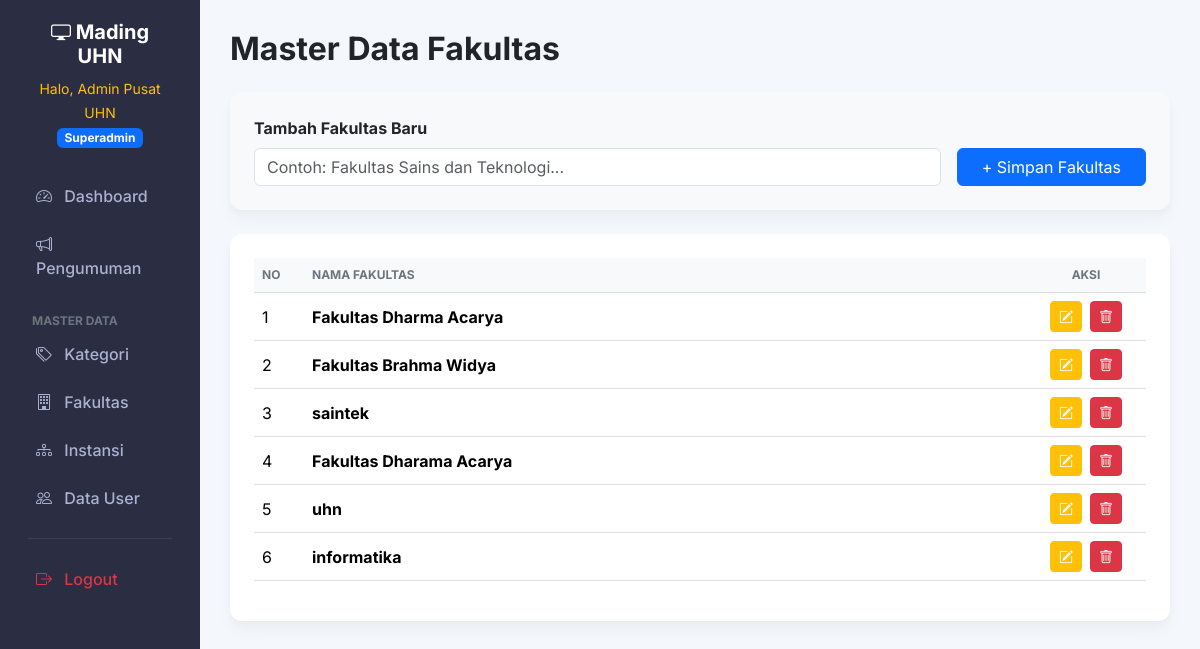
/index.php?url=fakultas (signed in), run on the app's committed database.
### tables this page shows
CREATE TABLE `fakultas` (
  `id_fakultas` int NOT NULL,
  `nama_fakultas` varchar(100) NOT NULL
);

### apps/controllers/Fakultas_Controllers.php (called while the page is built, shortened)
<?php
require_once __DIR__ . '/../models/Fakultas.php';
class Fakultas_Controllers {
    private $model;
    public function __construct() {
        $this->model = new Fakultas();
    }
    public function index() {
        $data_fakultas = $this->model->getAll();
        require_once __DIR__ . '/../view/Fakultas_view.php';
    }
}
?>

### apps/models/Fakultas.php (called while the page is built, shortened)
<?php
require_once __DIR__ . '/../config/Database.php';
class Fakultas {
    private $conn;
    public function __construct() {
        $database = new Database();
        $this->conn = $database->getConnection();
    }
    public function getAll() {
        $query = "SELECT * FROM fakultas";
        $stmt = $this->conn->prepare($query);
        $stmt->execute();
        return $stmt->fetchAll(PDO::FETCH_ASSOC);
    }
}
?>

### apps/config/Database.php (called while the page is built, shortened)
<?php
class Database {
    private $host = "localhost";
    private $db_name = "digital_mading";
    private $username = "root";
    private $password = "";
    public function getConnection() {
        $this->conn = null;
        try {
            $this->conn = new PDO("mysql:host=" . $this->host . ";dbname=" . $this->db_name, $this->username, $this->password);
            $this->conn->setAttribute(PDO::ATTR_ERRMODE, PDO::ERRMODE_EXCEPTION);
        } catch(PDOException $exception) {
            echo "Koneksi Error: " . $exception->getMessage();
        }
        return $this->conn;
    }
}
?>

### apps/view/Fakultas_view.php (the view, shortened to what this page needs)
<?php include 'templates/header.php'; ?>
<?php include 'templates/sidebar.php'; ?>
<h2 class="fw-bold mb-4">Master Data Fakultas</h2>
<div class="card p-4 mb-4 bg-light border-0">
    <form method="POST" action="index.php?url=fakultas&action=tambah" class="d-flex align-items-end gap-3 flex-wrap">
        <div class="flex-grow-1" style="min-width: 250px;">
            <label class="form-label fw-bold">Tambah Fakultas Baru</label>
            <input type="text" name="nama_fakultas" class="form-control" placeholder="Contoh: Fakultas Sains dan Teknologi..." required>
        </div>
        <button type="submit" class="btn btn-primary px-4">+ Simpan Fakultas</button>
    </form>
</div>
<div class="card p-4">
    <div class="table-responsive">
        <table class="table table-hover align-middle">
            <thead>
                <tr>
                    <th width="50">No</th>
                    <th>Nama Fakultas</th>
                    <th width="120" class="text-center">Aksi</th>
                </tr>
            </thead>
            <tbody>
                <?php if(!empty($data_fakultas)): ?>
                    <?php $no = 1; foreach ($data_fakultas as $row): ?>
                    <tr>
                        <td><?= $no++ ?></td>
                        <td class="fw-bold"><?= htmlspecialchars($row['nama_fakultas']) ?></td>
                        <td class="text-center">
                            <div class="d-flex justify-content-center gap-2">
                                <a href="index.php?url=fakultas&action=edit&id=<?= $row['id_fakultas'] ?>" class="btn btn-sm btn-warning text-white" title="Edit Data">
                                    <i class="bi bi-pencil-square"></i>
                                </a>
                                <a href="index.php?url=fakultas&action=hapus&id=<?= $row['id_fakultas'] ?>" class="btn btn-sm btn-danger" onclick="return confirm('Hapus fakultas ini secara permanen?')" title="Hapus Data">
                                    <i class="bi bi-trash"></i>
                                </a>
                            </div>
                        </td>
                    </tr>
                    <?php endforeach; ?>
                <?php else: ?>
                    <tr><td colspan="3" class="text-center py-4 text-muted">Belum ada data fakultas.</td></tr>
                <?php endif; ?>
            </tbody>
        </table>
    </div>
</div>
<?php include 'templates/footer.php'; ?>

### apps/view/templates/header.php (style rules this page uses)
body { font-family: 'Inter', sans-serif; background-color: #f4f7fb; }
.card { border: none; border-radius: 12px; box-shadow: 0 4px 6px rgba(0,0,0,0.02), 0 10px 15px rgba(0,0,0,0.03); }
.table th { background-color: #f8f9fa; text-transform: uppercase; font-size: 12px; color: #6c757d; }

### data on the page
fakultas: nama_fakultas "Fakultas Dharma Acarya"
fakultas: nama_fakultas "Fakultas Brahma Widya"
fakultas: nama_fakultas "saintek"
fakultas: nama_fakultas "Fakultas Dharama Acarya"
fakultas: nama_fakultas "uhn"
fakultas: nama_fakultas "informatika"

### other printed values
$_SESSION['nama_lengkap'] "Admin Pusat UHN"
$_SESSION['role'] "Superadmin"
